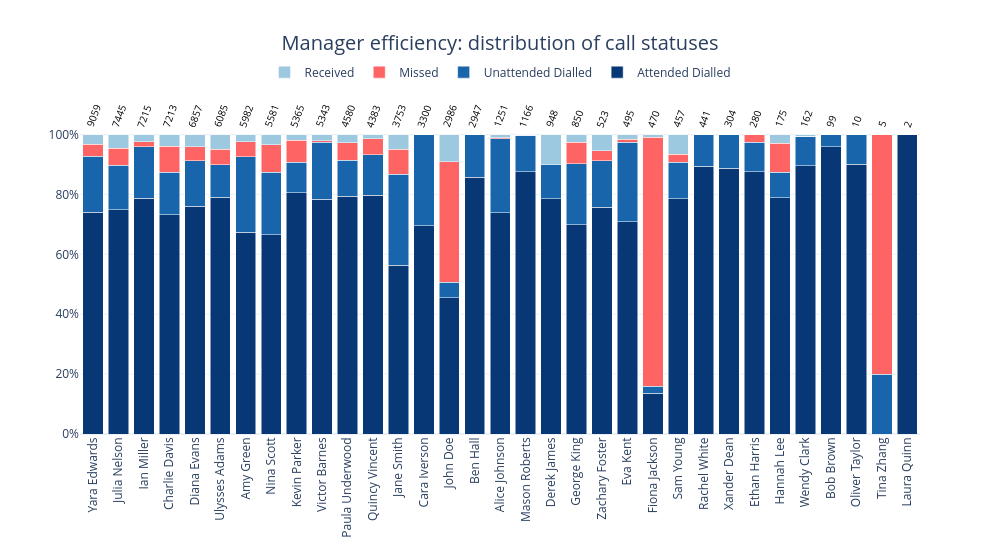

Notebook code for this chart:
### Code cell
# Comparative analysis of managers by call status

status_list = ['Attended Dialled', 'Unattended Dialled', 'Missed', 'Received']
filtered = calls[calls['call_status'].isin(status_list)]

pivot = pd.crosstab(filtered['calls_manager'], filtered['call_status'])
all_managers = filtered['calls_manager'].value_counts().index
pivot_top = pivot.loc[all_managers]

# Normalize into percentages
pivot_norm = pivot_top.div(pivot_top.sum(axis=1), axis=0) * 100

# Calculate total number of calls per manager
total_calls = pivot_top.sum(axis=1)

# Chart
fig = go.Figure()
colors = ['#083775', '#1865ac', '#FF6464', '#9cc8e0']

for i, status in enumerate(status_list):
    if status in pivot_norm.columns:
        fig.add_trace(go.Bar(
            name=status,
            x=pivot_norm.index,
            y=pivot_norm[status],
            textposition='none',
            marker_color=colors[i]
        ))

# Add annotations with total number of calls above each bar
for manager, total in total_calls.items():
    fig.add_annotation(
        x=manager,
        y=101,  # small offset from the base
        text=str(int(total)),
        showarrow=False,
        font=dict(size=10, color='black'),
        xanchor='center',
        yanchor='bottom',
        textangle=-70
    )

# Setting up title and legend
fig.update_layout(
    barmode='stack',
    height=550,
    width=1000,
    template='plotly_white',
    title={
        'text': 'Manager efficiency: distribution of call statuses',
        'x': 0.5,
        'xanchor': 'center',
        'font': {'size': 20}
    },
    legend={
        'orientation': 'h',
        'yanchor': 'bottom',
        'y': 1.04,
        'xanchor': 'center',
        'x': 0.5
    }
)

fig.update_xaxes(tickangle=-90)
fig.update_yaxes(ticksuffix='%')
fig.show()

### Figure 1 — Plotly figure (JSON) as saved in the notebook; plotly's stock layout.template omitted (floating-point values rounded to 4 significant figures)
{"data": [{"marker": {"color": "#083775"}, "name": "Attended Dialled", "textposition": "none", "type": "bar", "x": ["Yara Edwards", "Julia Nelson", "Ian Miller", "Charlie Davis", "Diana Evans", "Ulysses Adams", "Amy Green", "Nina Scott", "Kevin Parker", "Victor Barnes", "Paula Underwood", "Quincy Vincent", "Jane Smith", "Cara Iverson", "John Doe", "Ben Hall", "Alice Johnson", "Mason Roberts", "Derek James", "George King", "Zachary Foster", "Eva Kent", "Fiona Jackson", "Sam Young", "Rachel White", "Xander Dean", "Ethan Harris", "Hannah Lee", "Wendy Clark", "Bob Brown", "Oliver Taylor", "Tina Zhang", "Laura Quinn"], "y": [74.01, 74.82, 78.74, 73.23, 76.08, 79.11, 67.32, 66.6, 80.56, 78.42, 79.45, 79.72, 56.27, 69.61, 45.45, 85.68, 73.94, 87.65, 78.59, 69.88, 75.72, 70.91, 13.62, 78.56, 89.34, 88.82, 87.5, 78.86, 89.51, 95.96, 90.0, 0.0, 100.0]}, {"marker": {"color": "#1865ac"}, "name": "Unattended Dialled", "textposition": "none", "type": "bar", "x": ["Yara Edwards", "Julia Nelson", "Ian Miller", "Charlie Davis", "Diana Evans", "Ulysses Adams", "Amy Green", "Nina Scott", "Kevin Parker", "Victor Barnes", "Paula Underwood", "Quincy Vincent", "Jane Smith", "Cara Iverson", "John Doe", "Ben Hall", "Alice Johnson", "Mason Roberts", "Derek James", "George King", "Zachary Foster", "Eva Kent", "Fiona Jackson", "Sam Young", "Rachel White", "Xander Dean", "Ethan Harris", "Hannah Lee", "Wendy Clark", "Bob Brown", "Oliver Taylor", "Tina Zhang", "Laura Quinn"], "y": [18.77, 14.99, 17.21, 14.1, 15.11, 10.86, 25.33, 20.73, 10.23, 19.07, 11.9, 13.53, 30.46, 30.39, 5.224, 14.32, 24.7, 12.09, 11.39, 20.35, 15.49, 26.46, 2.34, 12.25, 10.66, 11.18, 10.0, 8.571, 9.877, 4.04, 10.0, 20.0, 0.0]}, {"marker": {"color": "#FF6464"}, "name": "Missed", "textposition": "none", "type": "bar", "x": ["Yara Edwards", "Julia Nelson", "Ian Miller", "Charlie Davis", "Diana Evans", "Ulysses Adams", "Amy Green", "Nina Scott", "Kevin Parker", "Victor Barnes", "Paula Underwood", "Quincy Vincent", "Jane Smith", "Cara Iverson", "John Doe", "Ben Hall", "Alice Johnson", "Mason Roberts", "Derek James", "George King", "Zachary Foster", "Eva Kent", "Fiona Jackson", "Sam Young", "Rachel White", "Xander Dean", "Ethan Harris", "Hannah Lee", "Wendy Clark", "Bob Brown", "Oliver Taylor", "Tina Zhang", "Laura Quinn"], "y": [3.952, 5.547, 1.649, 8.693, 4.725, 5.111, 4.982, 9.264, 7.232, 0.4118, 5.983, 5.407, 8.393, 0.0, 40.22, 0.0, 0.2398, 0.0, 0.0, 7.176, 3.442, 1.01, 83.19, 2.626, 0.0, 0.0, 2.5, 9.714, 0.0, 0.0, 0.0, 80.0, 0.0]}, {"marker": {"color": "#9cc8e0"}, "name": "Received", "textposition": "none", "type": "bar", "x": ["Yara Edwards", "Julia Nelson", "Ian Miller", "Charlie Davis", "Diana Evans", "Ulysses Adams", "Amy Green", "Nina Scott", "Kevin Parker", "Victor Barnes", "Paula Underwood", "Quincy Vincent", "Jane Smith", "Cara Iverson", "John Doe", "Ben Hall", "Alice Johnson", "Mason Roberts", "Derek James", "George King", "Zachary Foster", "Eva Kent", "Fiona Jackson", "Sam Young", "Rachel White", "Xander Dean", "Ethan Harris", "Hannah Lee", "Wendy Clark", "Bob Brown", "Oliver Taylor", "Tina Zhang", "Laura Quinn"], "y": [3.267, 4.647, 2.398, 3.979, 4.083, 4.914, 2.374, 3.404, 1.976, 2.096, 2.664, 1.346, 4.876, 0.0, 9.109, 0.0, 1.119, 0.2573, 10.02, 2.588, 5.354, 1.616, 0.8511, 6.565, 0.0, 0.0, 0.0, 2.857, 0.6173, 0.0, 0.0, 0.0, 0.0]}], "layout": {"annotations": [{"font": {"color": "black", "size": 10}, "showarrow": false, "text": "9059", "textangle": -70, "x": "Yara Edwards", "xanchor": "center", "y": 101, "yanchor": "bottom"}, {"font": {"color": "black", "size": 10}, "showarrow": false, "text": "7445", "textangle": -70, "x": "Julia Nelson", "xanchor": "center", "y": 101, "yanchor": "bottom"}, {"font": {"color": "black", "size": 10}, "showarrow": false, "text": "7215", "textangle": -70, "x": "Ian Miller", "xanchor": "center", "y": 101, "yanchor": "bottom"}, {"font": {"color": "black", "size": 10}, "showarrow": false, "text": "7213", "textangle": -70, "x": "Charlie Davis", "xanchor": "center", "y": 101, "yanchor": "bottom"}, {"font": {"color": "black", "size": 10}, "showarrow": false, "text": "6857", "textangle": -70, "x": "Diana Evans", "xanchor": "center", "y": 101, "yanchor": "bottom"}, {"font": {"color": "black", "size": 10}, "showarrow": false, "text": "6085", "textangle": -70, "x": "Ulysses Adams", "xanchor": "center", "y": 101, "yanchor": "bottom"}, {"font": {"color": "black", "size": 10}, "showarrow": false, "text": "5982", "textangle": -70, "x": "Amy Green", "xanchor": "center", "y": 101, "yanchor": "bottom"}, {"font": {"color": "black", "size": 10}, "showarrow": false, "text": "5581", "textangle": -70, "x": "Nina Scott", "xanchor": "center", "y": 101, "yanchor": "bottom"}, {"font": {"color": "black", "size": 10}, "showarrow": false, "text": "5365", "textangle": -70, "x": "Kevin Parker", "xanchor": "center", "y": 101, "yanchor": "bottom"}, {"font": {"color": "black", "size": 10}, "showarrow": false, "text": "5343", "textangle": -70, "x": "Victor Barnes", "xanchor": "center", "y": 101, "yanchor": "bottom"}, {"font": {"color": "black", "size": 10}, "showarrow": false, "text": "4580", "textangle": -70, "x": "Paula Underwood", "xanchor": "center", "y": 101, "yanchor": "bottom"}, {"font": {"color": "black", "size": 10}, "showarrow": false, "text": "4383", "textangle": -70, "x": "Quincy Vincent", "xanchor": "center", "y": 101, "yanchor": "bottom"}, {"font": {"color": "black", "size": 10}, "showarrow": false, "text": "3753", "textangle": -70, "x": "Jane Smith", "xanchor": "center", "y": 101, "yanchor": "bottom"}, {"font": {"color": "black", "size": 10}, "showarrow": false, "text": "3300", "textangle": -70, "x": "Cara Iverson", "xanchor": "center", "y": 101, "yanchor": "bottom"}, {"font": {"color": "black", "size": 10}, "showarrow": false, "text": "2986", "textangle": -70, "x": "John Doe", "xanchor": "center", "y": 101, "yanchor": "bottom"}, {"font": {"color": "black", "size": 10}, "showarrow": false, "text": "2947", "textangle": -70, "x": "Ben Hall", "xanchor": "center", "y": 101, "yanchor": "bottom"}, {"font": {"color": "black", "size": 10}, "showarrow": false, "text": "1251", "textangle": -70, "x": "Alice Johnson", "xanchor": "center", "y": 101, "yanchor": "bottom"}, {"font": {"color": "black", "size": 10}, "showarrow": false, "text": "1166", "textangle": -70, "x": "Mason Roberts", "xanchor": "center", "y": 101, "yanchor": "bottom"}, {"font": {"color": "black", "size": 10}, "showarrow": false, "text": "948", "textangle": -70, "x": "Derek James", "xanchor": "center", "y": 101, "yanchor": "bottom"}, {"font": {"color": "black", "size": 10}, "showarrow": false, "text": "850", "textangle": -70, "x": "George King", "xanchor": "center", "y": 101, "yanchor": "bottom"}, {"font": {"color": "black", "size": 10}, "showarrow": false, "text": "523", "textangle": -70, "x": "Zachary Foster", "xanchor": "center", "y": 101, "yanchor": "bottom"}, {"font": {"color": "black", "size": 10}, "showarrow": false, "text": "495", "textangle": -70, "x": "Eva Kent", "xanchor": "center", "y": 101, "yanchor": "bottom"}, {"font": {"color": "black", "size": 10}, "showarrow": false, "text": "470", "textangle": -70, "x": "Fiona Jackson", "xanchor": "center", "y": 101, "yanchor": "bottom"}, {"font": {"color": "black", "size": 10}, "showarrow": false, "text": "457", "textangle": -70, "x": "Sam Young", "xanchor": "center", "y": 101, "yanchor": "bottom"}, {"font": {"color": "black", "size": 10}, "showarrow": false, "text": "441", "textangle": -70, "x": "Rachel White", "xanchor": "center", "y": 101, "yanchor": "bottom"}, {"font": {"color": "black", "size": 10}, "showarrow": false, "text": "304", "textangle": -70, "x": "Xander Dean", "xanchor": "center", "y": 101, "yanchor": "bottom"}, {"font": {"color": "black", "size": 10}, "showarrow": false, "text": "280", "textangle": -70, "x": "Ethan Harris", "xanchor": "center", "y": 101, "yanchor": "bottom"}, {"font": {"color": "black", "size": 10}, "showarrow": false, "text": "175", "textangle": -70, "x": "Hannah Lee", "xanchor": "center", "y": 101, "yanchor": "bottom"}, {"font": {"color": "black", "size": 10}, "showarrow": false, "text": "162", "textangle": -70, "x": "Wendy Clark", "xanchor": "center", "y": 101, "yanchor": "bottom"}, {"font": {"color": "black", "size": 10}, "showarrow": false, "text": "99", "textangle": -70, "x": "Bob Brown", "xanchor": "center", "y": 101, "yanchor": "bottom"}, {"font": {"color": "black", "size": 10}, "showarrow": false, "text": "10", "textangle": -70, "x": "Oliver Taylor", "xanchor": "center", "y": 101, "yanchor": "bottom"}, {"font": {"color": "black", "size": 10}, "showarrow": false, "text": "5", "textangle": -70, "x": "Tina Zhang", "xanchor": "center", "y": 101, "yanchor": "bottom"}, {"font": {"color": "black", "size": 10}, "showarrow": false, "text": "2", "textangle": -70, "x": "Laura Quinn", "xanchor": "center", "y": 101, "yanchor": "bottom"}], "barmode": "stack", "height": 550, "legend": {"orientation": "h", "x": 0.5, "xanchor": "center", "y": 1.04, "yanchor": "bottom"}, "title": {"font": {"size": 20}, "text": "Manager efficiency: distribution of call statuses", "x": 0.5, "xanchor": "center"}, "width": 1000, "xaxis": {"tickangle": -90}, "yaxis": {"ticksuffix": "%"}}}
